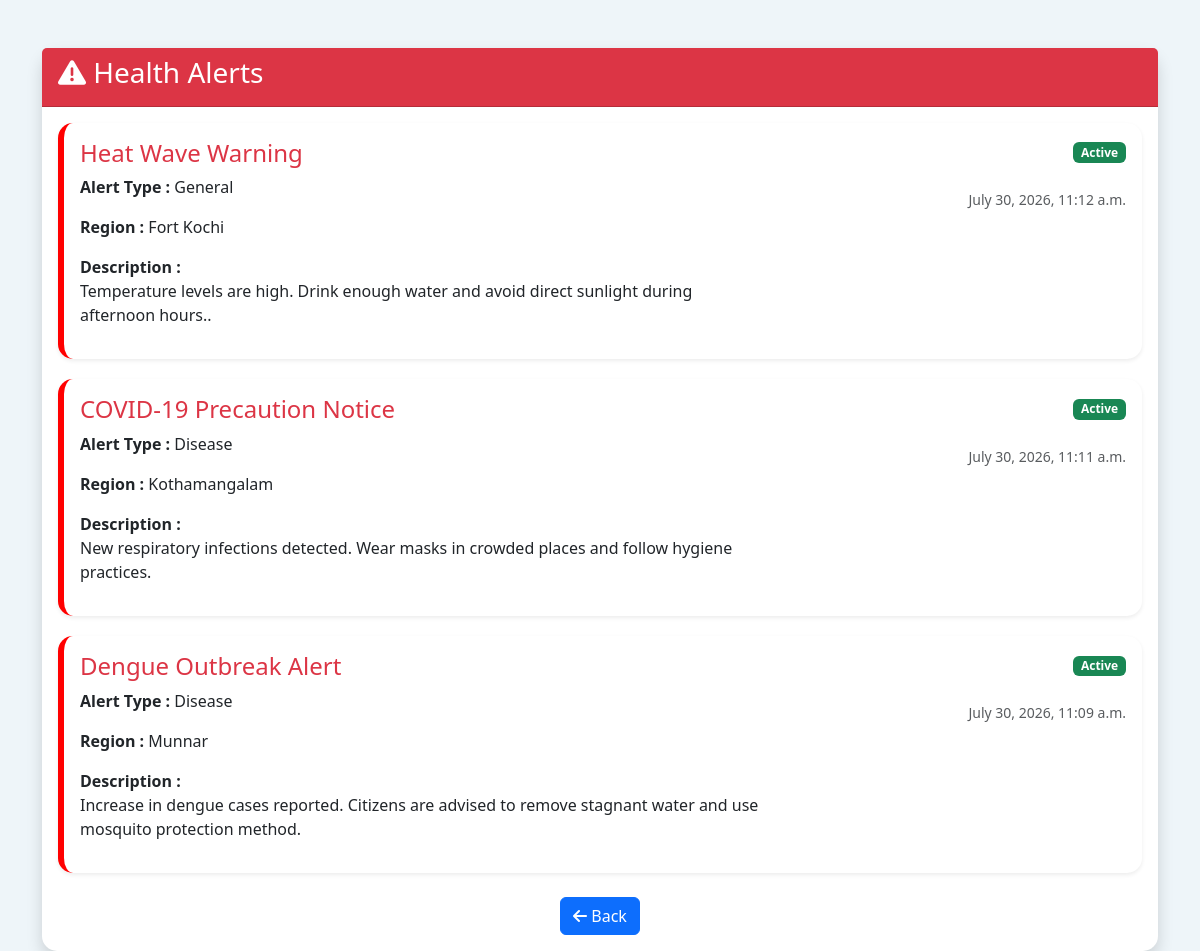
The page /user_health_alerts/ on the database its author committed.
### HelathApp/models.py (models this page shows, shortened)
class HealthAlert(models.Model):
    ALERT_TYPES = [
        ('Disease', 'Disease'),
        ('Weather', 'Weather'),
        ('Emergency', 'Emergency'),
        ('General', 'General'),
    ]
    title = models.CharField(max_length=200)
    alert_type = models.CharField(
        max_length=20,
        choices=ALERT_TYPES
    )
    description = models.TextField()
    district = models.ForeignKey(
        Region,
        on_delete=models.CASCADE
    )
    created_at = models.DateTimeField(auto_now_add=True)
    status = models.CharField(
        max_length=20,
        default="Active"
    )

class Region(models.Model):
    REGION_TYPES = [
        ('Urban', 'Urban'),
        ('Rural', 'Rural'),
        ('Tribal', 'Tribal'),
    ]
    region_name = models.CharField(max_length=100)
    region_type = models.CharField(
        max_length=20,
        choices=REGION_TYPES
    )
    latitude = models.DecimalField(
        max_digits=9,
        decimal_places=6
    )
    longitude = models.DecimalField(
        max_digits=9,
        decimal_places=6
    )

### HelathApp/views.py (the view)
def user_health_alerts(request):
    alerts = HealthAlert.objects.filter(
        status="Active"
    ).order_by(
        "-created_at"
    )
    return render(
        request,
        "user_health_alerts.html",
        {
            "alerts": alerts
        }
    )

### HelathApp/templates/user_health_alerts.html (shortened to what this page needs)
<!DOCTYPE html>
<html lang="en">
<head>
<link href="https://cdn.jsdelivr.net/npm/bootstrap@5.3.3/dist/css/bootstrap.min.css" rel="stylesheet">
<link href="https://cdnjs.cloudflare.com/ajax/libs/font-awesome/6.5.2/css/all.min.css" rel="stylesheet">
</head>
<body>
<div class="container mt-5">
<div class="card shadow">
<div class="card-header bg-danger text-white">
<h3>
<i class="fa-solid fa-triangle-exclamation"></i>
Health Alerts
</h3>
</div>
<div class="card-body">
{% if alerts %}
{% for alert in alerts %}
<div class="card alert-card shadow-sm">
<div class="card-body">
<div class="row">
<div class="col-md-8">
<h4 class="text-danger">
{{ alert.title }}
</h4>
<p>
<strong>Alert Type :</strong>
{{ alert.alert_type }}
</p>
<p>
<strong>Region :</strong>
{{ alert.district.region_name }}
</p>
<p>
<strong>Description :</strong>
<br>
{{ alert.description }}
</p>
</div>
<div class="col-md-4 text-end">
<span class="badge bg-success">
{{ alert.status }}
</span>
<br><br>
<small class="text-muted">
{{ alert.created_at }}
</small>
</div>
</div>
</div>
</div>
{% endfor %}
{% else %}
<div class="alert alert-info text-center">
No Health Alerts Available
</div>
{% endif %}
<div class="text-center mt-4">
<a href="{% url 'home' %}" class="btn btn-primary">
<i class="fa-solid fa-arrow-left"></i>
Back
</a>
</div>
</div>
</div>
</div>
</body>
</html>

### HelathApp/templates/user_health_alerts.html (style rules this page uses)
body { background:#eef5f9; }
.card { border:none; border-radius:15px; }
.alert-card { border-left:6px solid red; margin-bottom:20px; }

### rows shown on the page
HealthAlert: title "Heat Wave Warning", alert_type "General", district.region_name "Fort Kochi", description "Temperature levels are high. Drink enough water and avoid direct sunlight during afternoon hours..", status "Active", created_at "July 30, 2026, 11:12 a.m."
HealthAlert: title "COVID-19 Precaution Notice", alert_type "Disease", district.region_name "Kothamangalam", description "New respiratory infections detected. Wear masks in crowded places and follow hygiene practices.", status "Active", created_at "July 30, 2026, 11:11 a.m."
HealthAlert: title "Dengue Outbreak Alert", alert_type "Disease", district.region_name "Munnar", description "Increase in dengue cases reported. Citizens are advised to remove stagnant water and use mosquito protection method.", status "Active", created_at "July 30, 2026, 11:09 a.m."
